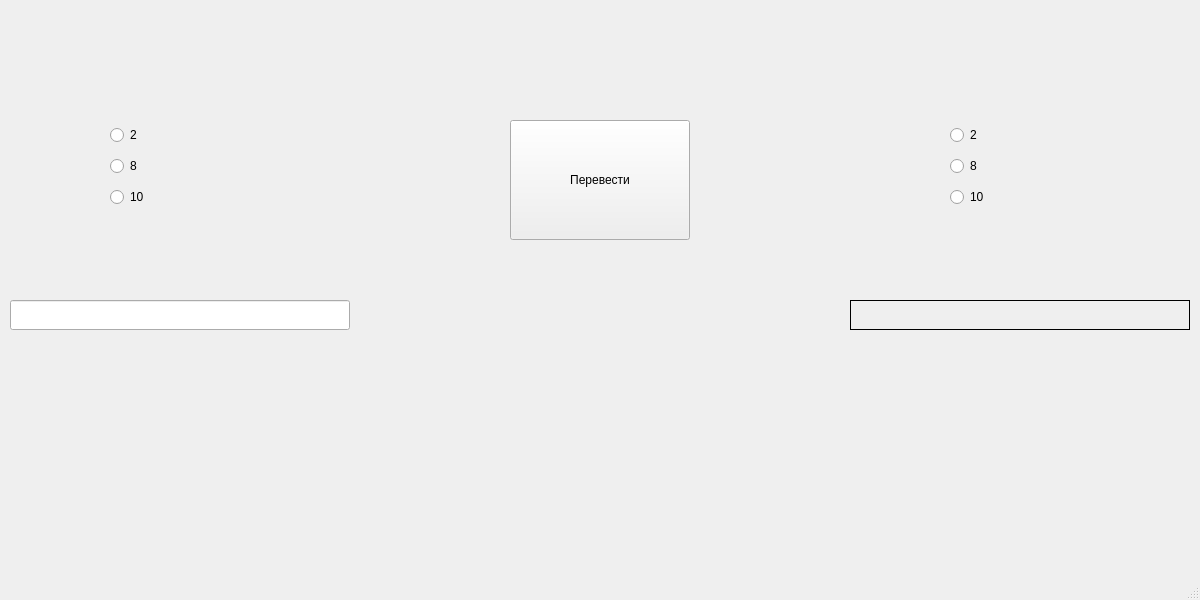
<?xml version="1.0" encoding="UTF-8"?>
<ui version="4.0">
 <class>MainWindow</class>
 <widget class="QMainWindow" name="MainWindow">
  <property name="geometry">
   <rect>
    <x>0</x>
    <y>0</y>
    <width>1200</width>
    <height>600</height>
   </rect>
  </property>
  <property name="sizePolicy">
   <sizepolicy hsizetype="Minimum" vsizetype="Minimum">
    <horstretch>0</horstretch>
    <verstretch>0</verstretch>
   </sizepolicy>
  </property>
  <property name="windowTitle">
   <string>MainWindow</string>
  </property>
  <widget class="QWidget" name="centralwidget">
   <widget class="QLabel" name="errorLine">
    <property name="geometry">
     <rect>
      <x>390</x>
      <y>70</y>
      <width>441</width>
      <height>41</height>
     </rect>
    </property>
    <property name="sizePolicy">
     <sizepolicy hsizetype="Minimum" vsizetype="Maximum">
      <horstretch>0</horstretch>
      <verstretch>0</verstretch>
     </sizepolicy>
    </property>
    <property name="text">
     <string/>
    </property>
   </widget>
   <widget class="QLabel" name="translatedValue">
    <property name="geometry">
     <rect>
      <x>850</x>
      <y>300</y>
      <width>340</width>
      <height>30</height>
     </rect>
    </property>
    <property name="sizePolicy">
     <sizepolicy hsizetype="Minimum" vsizetype="Minimum">
      <horstretch>0</horstretch>
      <verstretch>0</verstretch>
     </sizepolicy>
    </property>
    <property name="frameShape">
     <enum>QFrame::Panel</enum>
    </property>
    <property name="frameShadow">
     <enum>QFrame::Plain</enum>
    </property>
    <property name="text">
     <string/>
    </property>
   </widget>
   <widget class="QPushButton" name="translateButton">
    <property name="geometry">
     <rect>
      <x>510</x>
      <y>120</y>
      <width>180</width>
      <height>120</height>
     </rect>
    </property>
    <property name="text">
     <string>Перевести</string>
    </property>
   </widget>
   <widget class="QLineEdit" name="inputValue">
    <property name="geometry">
     <rect>
      <x>10</x>
      <y>300</y>
      <width>340</width>
      <height>30</height>
     </rect>
    </property>
   </widget>
   <widget class="QWidget" name="">
    <property name="geometry">
     <rect>
      <x>110</x>
      <y>120</y>
      <width>47</width>
      <height>94</height>
     </rect>
    </property>
    <layout class="QVBoxLayout" name="verticalLayout">
     <item>
      <widget class="QRadioButton" name="inBinSys">
       <property name="text">
        <string>2</string>
       </property>
      </widget>
     </item>
     <item>
      <widget class="QRadioButton" name="inOctSys">
       <property name="text">
        <string>8</string>
       </property>
      </widget>
     </item>
     <item>
      <widget class="QRadioButton" name="inDecSys">
       <property name="text">
        <string>10</string>
       </property>
      </widget>
     </item>
    </layout>
   </widget>
   <widget class="QWidget" name="">
    <property name="geometry">
     <rect>
      <x>950</x>
      <y>120</y>
      <width>47</width>
      <height>94</height>
     </rect>
    </property>
    <layout class="QVBoxLayout" name="verticalLayout_2">
     <item>
      <widget class="QRadioButton" name="outBinSys">
       <property name="text">
        <string>2</string>
       </property>
      </widget>
     </item>
     <item>
      <widget class="QRadioButton" name="outOctSys">
       <property name="text">
        <string>8</string>
       </property>
      </widget>
     </item>
     <item>
      <widget class="QRadioButton" name="outDecSys">
       <property name="text">
        <string>10</string>
       </property>
      </widget>
     </item>
    </layout>
   </widget>
  </widget>
  <widget class="QMenuBar" name="menubar">
   <property name="geometry">
    <rect>
     <x>0</x>
     <y>0</y>
     <width>1200</width>
     <height>25</height>
    </rect>
   </property>
  </widget>
  <widget class="QStatusBar" name="statusbar"/>
 </widget>
 <resources/>
 <connections/>
</ui>
